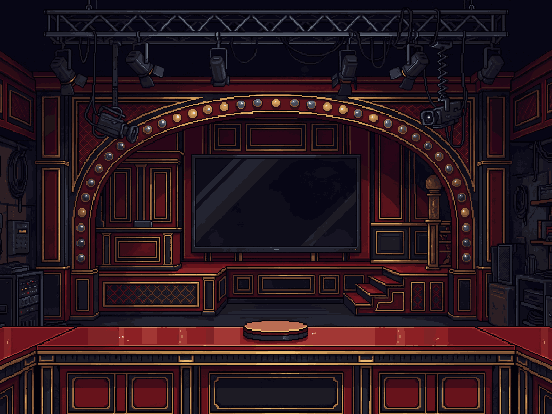
#> input picture game-src/art/pixellab-test-20261028/homeshop/bg_plate_v3_fix11_552x414.png, 552 x 414 px, found by its file name
$ python homeshop_plate_lit_inpaint.py
#> lines starting #> are read from the running program, lines starting #| are printed output that depends on the picture; after the words box and inside, x2 and y2 are one past the last pixel; in counts of white or black regions, pixels touching at a corner belong together
### tools/pixellab_gate.py
"""PixelLab 생성 승인 문 (2026-10-31 사용자: Claude가 시키지 않은 생성을 계속 보냄 → 지침이 아니라 장치로 막는다).
생성 요청(POST)은 저장소 맨 위 `.pixellab_ok` 파일에 남은 회수가 있어야만 나간다. 한 번 보낼 때마다 1씩 줄고, 0이면 막는다.
파일 형식: 첫 줄 = 남은 회수(정수), 둘째 줄부터 = 사용자가 승인한 말과 시각.
Claude 규칙(CLAUDE.md): 사용자가 「뽑아」라고 승인한 그 회수만 적는다. 스스로 늘리거나 미리 적어 두지 않는다."""
import fcntl
from pathlib import Path

GATE = Path(__file__).resolve().parents[1] / ".pixellab_ok"


class NotApproved(RuntimeError):
    pass


def spend(what=""):
    """생성 한 번을 쓴다. 승인 회수가 없으면 NotApproved"""
    if not GATE.exists():
        raise NotApproved(f"PixelLab 생성 승인 없음(.pixellab_ok 없음): {what} — 사용자에게 「무엇을 몇 회 뽑을지」 먼저 묻는다")
    with open(GATE, "r+", encoding="utf-8") as f:
        fcntl.flock(f, fcntl.LOCK_EX)
        lines = f.read().split("\n")
        try: left = int(lines[0].strip())
        except ValueError: left = 0
        if left <= 0:
            raise NotApproved(f"PixelLab 승인 회수를 다 씀: {what} — 사용자에게 다시 묻는다")
        lines[0] = str(left - 1)
        lines.append(f"- 사용: {what}")
        f.seek(0); f.truncate(); f.write("\n".join(lines))
    return left - 1


GEN_PATHS = ("/characters/animations", "/animate-character", "/create-", "/generate", "/edit-", "/characters/")


# [13 lines left out: functions check, guard, not called in this run]

### tools/pixellab/homeshop_plate_lit_inpaint.py
"""불 꺼진 배경 판(bg_plate_v3_fix11_552x414)을 넣고 세트 구역만 마스크로 열어 「조명 켜진 같은 세트」로 inpaint-v3 1회. 창 x 40~552(512), 마스크 x 55~540 × y 0~327(진열대 윗면 위). PREVIEW=<png>면 보낼 그림/마스크만."""
import sys,os,json,base64,io,time
sys.path.insert(0,'/home/user/goei-plugin/tools')
from PIL import Image
H='/home/user/goei-plugin/game-src/art/pixellab-test-20261028/homeshop/'
im=Image.open(H+'bg_plate_v3_fix11_552x414.png').convert('RGBA'); WX=20
#> further down, im is the input picture: PIL image 552x414 RGBA; mean R, G, B, A 41.5, 22.1, 29.1, 255
win=im.crop((WX,0,WX+512,414)); w,h=win.size
#> after `win = im.crop((WX, 0, WX + 512, 414))`:
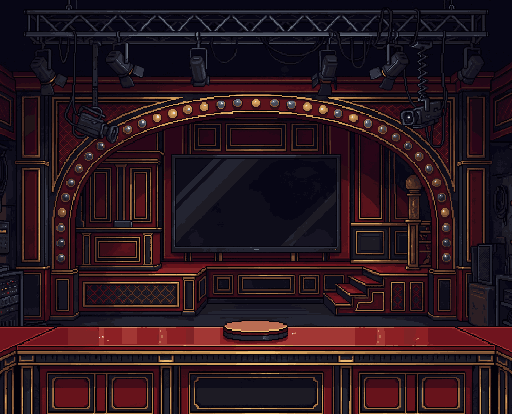
#> win: PIL image 512x414 RGBA; mean R, G, B, A 42.2, 22.5, 29.3, 255
#> after `w, h = win.size`: w = 512; h = 414
mask=Image.new('L',(w,h),0); mask.paste(255,(35-WX,0,520-WX,327))
#> after `mask = Image.new('L', (w, h), 0)`: mask: PIL image 512x414 L; every value is 0
#> after `mask.paste(255, (35 - WX, 0, 520 - WX, 327))`:
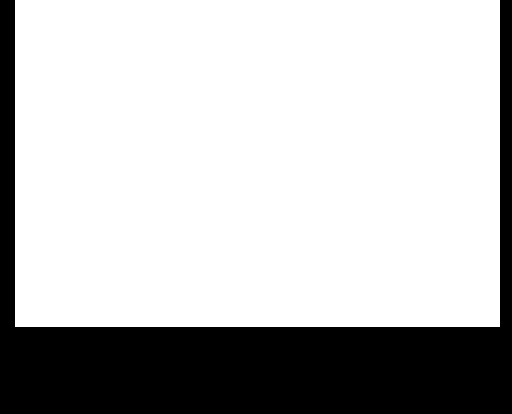
#> mask: PIL image 512x414 L; 74.8% white; 1 black region, box (x1, y1, x2, y2) and area: (0, 0, 512, 414) 53373
if os.environ.get('PREVIEW'):
    sh=Image.new('RGB',(w*2+8,h),(255,0,255)); sh.paste(win.convert('RGB'),(0,0)); sh.paste(mask.convert('RGB'),(w+8,0))
    sh.resize((sh.width*2,h*2),Image.NEAREST).save(os.environ['PREVIEW']); sys.exit()
import pixellab_gate as g, requests
g.spend('배경 판 v3 조명 켜기 inpaint 1회')
#> (the run stopped early here; a loop or call above may not have finished)
